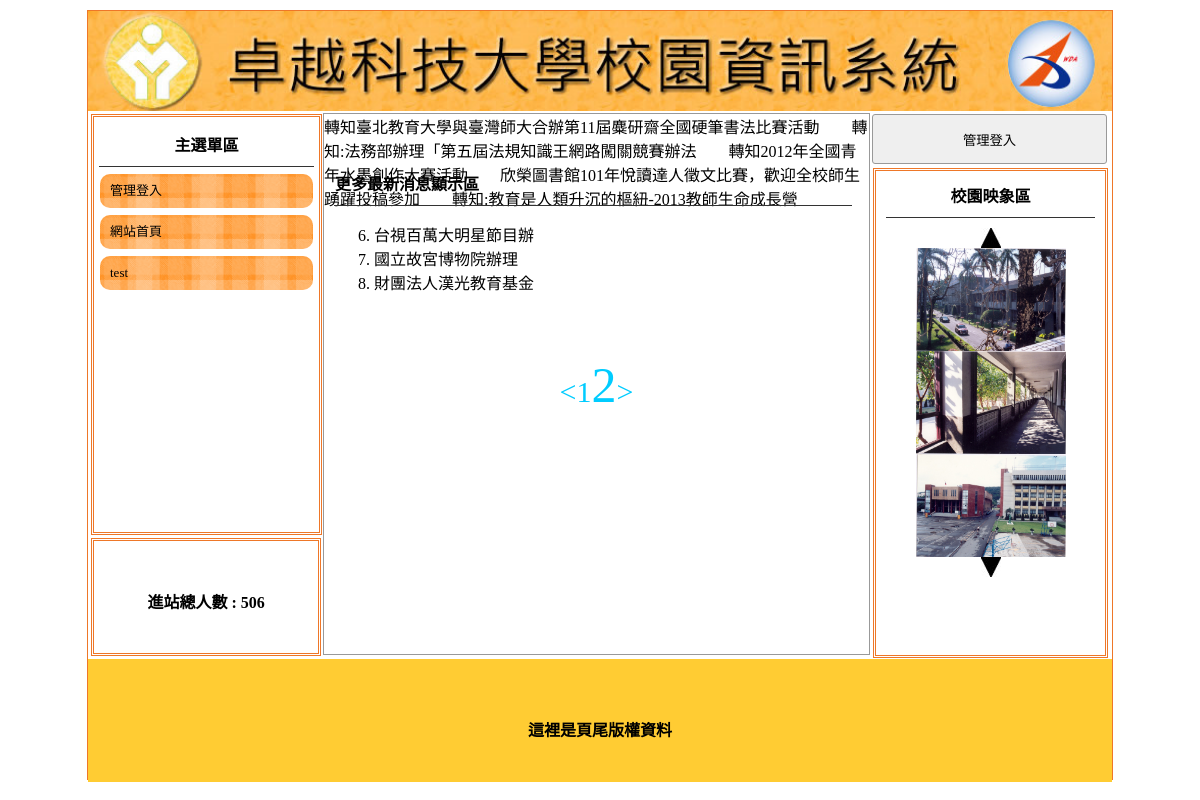
Page /news.php?p=2 on the committed database.
### tables this page shows
CREATE TABLE `title_t3` (
  `id` int(10) UNSIGNED NOT NULL,
  `file` text NOT NULL,
  `text` text NOT NULL,
  `dpy` int(1) NOT NULL
);

CREATE TABLE `menu_t12` (
  `id` int(10) UNSIGNED NOT NULL,
  `text` text NOT NULL,
  `link` text NOT NULL,
  `dpy` int(1) NOT NULL,
  `parent` int(11) NOT NULL
);

CREATE TABLE `total_t7` (
  `once` int(11) NOT NULL
);

CREATE TABLE `news_t9` (
  `id` int(10) UNSIGNED NOT NULL,
  `text` text NOT NULL,
  `dpy` int(1) NOT NULL
);

CREATE TABLE `footer_t8` (
  `once` text NOT NULL
);

### news.php (the view, shortened to what this page needs)
<?php
include "sql.php";
?>
<!DOCTYPE html PUBLIC "-//W3C//DTD XHTML 1.0 Transitional//EN" "http://www.w3.org/TR/xhtml1/DTD/xhtml1-transitional.dtd">
<html xmlns="http://www.w3.org/1999/xhtml"><head><meta http-equiv="Content-Type" content="text/html; charset=UTF-8">
<link href="./news_files/css.css" rel="stylesheet" type="text/css">
</head>
<body>
	<div id="main">
		<a title="<?=$title_text?>" href="?"><div class="ti" style="background:url(&#39;<?=$title_img?>&#39;); background-size:cover;"></div></a>
        	<div id="ms">
             	<div id="lf" style="float:left;">
            		<div id="menuput" class="dbor">
                                                    <span class="t botli">主選單區</span>
<?=$menu_text?>
                                                </div>
                    <div class="dbor" style="margin:3px; width:95%; height:20%; line-height:100px;">
                    	<span class="t">進站總人數 :
						<?=$total_num?>                        </span>
                    </div>
        		</div>
                <div class="di" style="height:540px; border:#999 1px solid; width:53.2%; margin:2px 0px 0px 0px; float:left; position:relative; left:20px;">
				<marquee scrolldelay="120" direction="left" style="position:absolute; width:100%; height:40px;"><?=$maqe_text?></marquee>
                    <div style="height:32px; display:block;"></div>
<div style="width:95%; padding:2px; height:190px; margin-top:10px; padding:5px 10px 5px 10px; position:relative;">
    <span class="t botli" style="text-align:left">更多最新消息顯示區</span>
            <?php
                $now_page=empty($_GET['p'])?1:$_GET['p'];
                $str=$now_page*5-5;
            ?>
    <ol class="ssaa" style="list-style-type:decimal;" start="<?=$str+1?>">
            <?php
                $result=select("news_t9","1 limit $str,5");
                foreach($result as $row)
                    echo "<li style='width:220px'>".mb_substr($row['text'],0,10)."<span class='all' style='display:none'>".$row['text']."</li>";
            ?>
    </ol>
</div>
<div style="text-align:center;">
        <?php
            $pagelink=page_link("news_t9",0,5,$now_page);
            foreach($pagelink as $name=>$data)
                if(is_array($data)) foreach($data as $value) {
                    $size=($value==$now_page)?50:30;
                    echo "<a class='bl' style='font-size:".$size."px;' href='?p=".$value."'>".$value."</a>";
                }
                else
                    echo "<a class='bl' style='font-size:30px;' href='?p=".$data."'>".$name."</a>";
        ?>
</div>
	                </div>
                                 <div class="di di ad" style="height:540px; width:23%; padding:0px; margin-left:22px; float:left; ">
                	<button style="width:100%; margin-left:auto; margin-right:auto; margin-top:2px; height:50px;" onclick="lo(&#39;<?=$btnlink?>&#39;)"><?=$btn?></button>
                	<div style="width:89%; height:480px;" class="dbor">
                    	<span class="t botli">校園映象區</span>
<div class="cent" style="width:80%;margin:10px auto">
	<img src="img/01E01.jpg" onclick="pp(1)">
<?php
	foreach($img_ary as $key=>$value) {
		echo "<img class='im' id='ssaa".($key)."' src='".$value."' width=150 height=103>";
	}
?>
	<img src="img/01E02.jpg" onclick="pp(2)">
</div>
                    </div>
                </div>
                            </div>
            	<div style="width:1024px; left:0px; position:relative; background:#FC3; margin-top:4px; height:123px; display:block;">
				<span class="t" style="line-height:123px;"><?=$bottom_text?></span>
                </div>
    </div>
</body></html>

### sql.php (shortened to what this page needs)
<?php
$dblink=new PDO("mysql:host=localhost;dbname=php_q1;charset=utf8","root","");
function select($table,$sql){
    global $dblink;
    if($sql) return $dblink->query("select * from ".$table." where ".$sql)->fetchAll();
    else return $dblink->query("select * from ".$table)->fetchAll();
}
function page_link($table,$sql,$range,$now_page){
    $total=count(select($table,$sql));
    $page_many=ceil($total/$range);
    $pagelink['<']=($now_page==1)?1:$now_page-1;
    for($i=1;$i<=$page_many;$i++) $pagelink['num'][]=$i;
    $pagelink['>']=($now_page==$page_many)?$now_page:$now_page+1;
    return $pagelink;
}
?>
<?php
if(empty($_SESSION['admin'])){
    $btn="管理登入";
    $btnlink="login.php";
}
else{
    $btn="回後台管理";
    $btnlink="admin.php";
}
$result=select("title_t3","dpy=1");
foreach($result as $row){
    $title_img="img/".$row["file"];
    $title_text=$row["text"];
}
$maqe_text="";
$result=select("maqe_t4","dpy=1");
foreach($result as $row){
    $maqe_text.=$row["text"]."　　";
}
$result=select("img_t6","dpy=1");
foreach($result as $row){
    $img_ary[]="img/".$row["file"];
}
$result=select("total_t7",1);
if(empty($_SESSION['who'])) {
    $result=select("total_t7",1);
    foreach($result as $row){
        $total_num=$row["once"];
    }
}
$result=select("footer_t8",1);
foreach($result as $row){
    $bottom_text=$row["once"];
}
$news_total=count(select("news_t9","dpy=1"));
$result=select("menu_t12","dpy=1 and parent=0");
$menu_text="";
foreach($result as $row){
    $menu_text.='
                        <div class="mainmu">
                            <a style="color:#000; font-size:13px; text-decoration:none;" href="'.$row['link'].'">'.$row['text'].'</a>
    ';
    $sub=select("menu_t12","dpy=1 and parent=".$row['id']);
    if(!empty($sub))
        foreach($sub as $row)
            $menu_text.='<div class="mainmu2 mw" style="display:none"><a style="color:#000; font-size:13px; text-decoration:none;" href="'.$row['link'].'">'.$row['text'].'</a></div>';
    $menu_text.='
                        </div>
    ';
}
?>

### news_files/css.css (style rules this page uses)
body { padding:0px; margin:0px; }
#main { width:1024px; height:768px; margin:10px auto 10px auto; border:#EE7728 1px solid; position:relative; }
.ti { width:100%; height:100px; position:relative; background-size:cover; background-repeat:no-repeat; }
.dbor { border:#EE7728 double 3px; margin:1px; padding:2px 10px 2px 10px; }
.t { font-weight:800; display:block; text-align:center; padding:10px 1px 10px 1px; }
.botli { border-bottom:#333 1px solid; }
.mainmu { position:relative; border-radius:10px; background:url(icon/menu.fw.png) center no-repeat; background-size:cover; line-height:30px; padding:2px 10px 2px 10px; margin:7px 1px 7px 1px; }
#lf { height:540px; width:21%; display:inline-block; }
#menuput { width:100%; height:75%; position:relative; padding:5px; display:block; margin: 3px; }
.di { display:inline-block; }
.ad { margin:1px; padding:2px 10px 2px 10px; }
.cent { text-align:center; }
input,button { border:#999 1px solid; border-radius:3px; background:#EFEFEF; padding:5px; margin:3px; }
.bl { color:#0CF; cursor:pointer; text-decoration:none; }

### rows in the picture
title_t3: file (picture)
menu_t12: text "管理登入"
menu_t12: text "網站首頁"
menu_t12: text "test"
total_t7: once "506"
news_t9: text "台視百萬大明星節目辦"
news_t9: text "國立故宮博物院辦理"
news_t9: text "財團法人漢光教育基金"
footer_t8: once "這裡是頁尾版權資料"

### other values in the picture
$maqe_text "轉知臺北教育大學與臺灣師大合辦第11屆麋研齋全國硬筆書法比賽活動 轉知:法務部辦理「第五屆法規知識王網路闖關競賽辦法 轉知2012年全國青年水墨創作大賽活動 欣榮圖書館101年悅讀達人徵文比賽，歡迎全校師生踴躍投稿參加 轉知:教育是人類升沉的樞紐-2013教師生命成長營"
$name "<"
$value "1"
$value "2"
$name ">"
$btn "管理登入"
